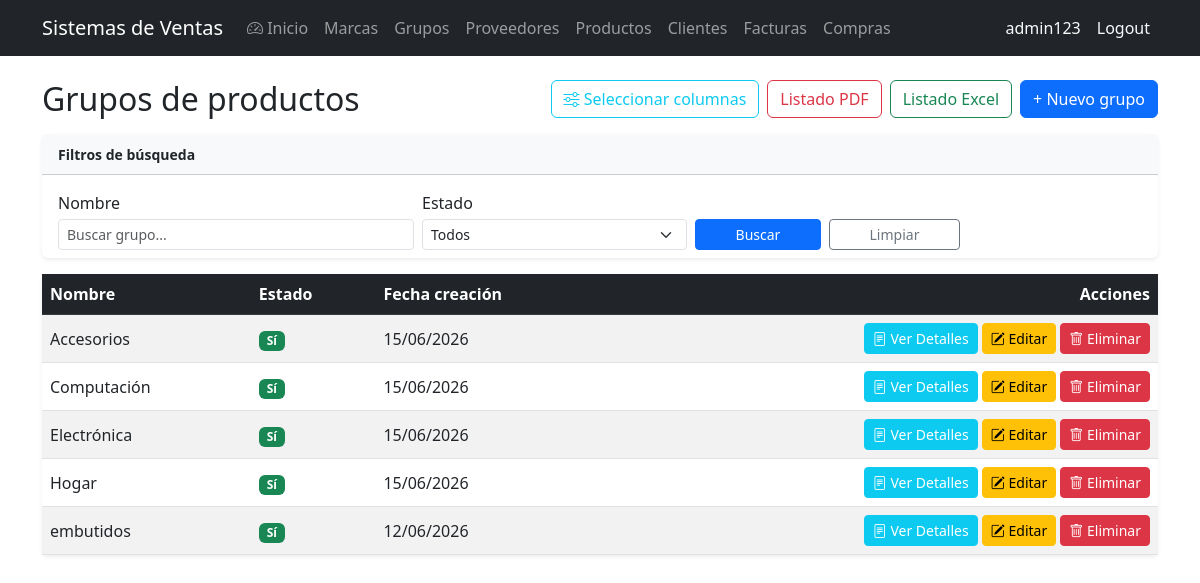
Screenshot of /groups/ (signed in) with the database file from the repository.
### billing/models.py (models this page shows, shortened)
class ProductGroup(models.Model):
    name = models.CharField(max_length=100, unique=True, verbose_name='Nombre de grupo')
    is_active = models.BooleanField(default=True, verbose_name='Activo')
    created_at = models.DateTimeField(auto_now_add=True)
    updated_at = models.DateTimeField(auto_now=True)
    class Meta:
        verbose_name = 'Grupo de producto'
        verbose_name_plural = 'Grupos de productos'
        ordering = ['name']

### billing/views.py (the view, shortened to what this page needs)
# urls.py: path('groups/', views.ProductGroupListView.as_view(), name='productgroup_list'),
class ProductGroupListView(ExportListMixin, LoginRequiredMixin, ListView):
    model = ProductGroup
    template_name = 'billing/product_group_list.html'
    context_object_name = 'items'
    paginate_by = 10
    export_title = 'Grupos de Productos'
    export_fields = [
        ('Nombre', 'name'),
        ('Estado', lambda o: 'Activo' if o.is_active else 'Inactivo'),
        ('Creación', lambda o: o.created_at.strftime('%d/%m/%Y')),
    ]
    def get(self, request, *args, **kwargs):
        fmt = request.GET.get('export')
        return super().get(request, *args, **kwargs)
    def get_queryset(self):
        qs = ProductGroup.objects.all()
        g = self.request.GET
        if name := g.get('name', '').strip():
            qs = qs.filter(name__icontains=name)
        if (is_active := g.get('is_active', '')) in ('0', '1'):
            qs = qs.filter(is_active=is_active == '1')
        return qs
    def get_visible_cols(self):
        visible_columns_list = self.request.session.get('productgroup_visible_columns', PRODUCTGROUP_DEFAULT_VISIBLE_COLUMNS)
        is_valid, visible_columns_list = validate_productgroup_visible_columns(visible_columns_list)
        return visible_columns_list
    def get_context_data(self, **kwargs):
        ctx = super().get_context_data(**kwargs)
        params = self.request.GET.copy()
        params.pop('page', None)
        ctx['search_params'] = params.urlencode()
        visible_columns = self.get_visible_cols()
        ctx['visible_columns'] = get_productgroup_visible_columns(visible_columns)
        ctx['all_columns'] = get_all_productgroup_columns()
        ctx['visible_columns_list'] = visible_columns
        return ctx

### billing/productgroup_column_config.py (called while the page is built)
def get_productgroup_visible_columns(visible_list=None):
    if visible_list is None:
        visible_list = PRODUCTGROUP_DEFAULT_VISIBLE_COLUMNS
    result = {}
    for col in visible_list:
        if col in PRODUCTGROUP_COLUMNS:
            result[col] = PRODUCTGROUP_COLUMNS[col]
    if not result and 'name' in PRODUCTGROUP_COLUMNS:
        result['name'] = PRODUCTGROUP_COLUMNS['name']
    return result

def get_all_productgroup_columns():
    return PRODUCTGROUP_COLUMNS

def validate_productgroup_visible_columns(visible_list):
    if not visible_list:
        return True, PRODUCTGROUP_DEFAULT_VISIBLE_COLUMNS
    valid_columns = [col for col in visible_list if col in PRODUCTGROUP_COLUMNS]
    if not valid_columns:
        valid_columns = PRODUCTGROUP_DEFAULT_VISIBLE_COLUMNS
    return True, valid_columns

### shared/export_mixins.py (called while the page is built)
    def get(self, request, *args, **kwargs):
        fmt = request.GET.get('export')
        if fmt == 'excel':
            return self.export_excel()
        if fmt == 'pdf':
            return self.export_pdf()
        return super().get(request, *args, **kwargs)

### billing/templates/billing/product_group_list.html (shortened to what this page needs)
{% extends 'billing/base.html' %}
{% block content %}
<div class="d-flex justify-content-between align-items-center mb-3">
  <h2 class="mb-0">Grupos de productos</h2>
  <div class="d-flex gap-2">
    <button type="button" class="btn btn-outline-info" data-bs-toggle="modal" data-bs-target="#columnSelectModal">
      <i class="bi bi-sliders"></i> Seleccionar columnas
    </button>
    <a href="?{{ search_params }}{% if search_params %}&{% endif %}export=pdf" class="btn btn-outline-danger">Listado PDF</a>
    <a href="?{{ search_params }}{% if search_params %}&{% endif %}export=excel" class="btn btn-outline-success">Listado Excel</a>
    <a href="{% url 'billing:productgroup_create' %}" class="btn btn-primary">+ Nuevo grupo</a>
  </div>
</div>
<div class="card shadow-sm border-0 mb-3">
  <div class="card-header bg-light py-2"><strong class="small">Filtros de búsqueda</strong></div>
  <div class="card-body pb-2">
    <form method="get" class="row g-2 align-items-end">
      <div class="col-md-4">
        <label class="form-label form-label-sm mb-1">Nombre</label>
        <input type="text" name="name" class="form-control form-control-sm" value="{{ request.GET.name }}" placeholder="Buscar grupo...">
      </div>
      <div class="col-md-3">
        <label class="form-label form-label-sm mb-1">Estado</label>
        <select name="is_active" class="form-select form-select-sm">
          <option value="">Todos</option>
        </select>
      </div>
      <div class="col-md-3 d-flex gap-2">
        <button type="submit" class="btn btn-sm btn-primary flex-fill">Buscar</button>
        <a href="{% url 'billing:productgroup_list' %}" class="btn btn-sm btn-outline-secondary flex-fill">Limpiar</a>
      </div>
    </form>
  </div>
</div>
<div class="card shadow-sm border-0">
  <div class="card-body p-0">
    <div class="table-responsive">
      <table class="table table-striped table-hover align-middle mb-0">
        <thead class="table-dark">
          <tr>
            {% for col_key, col_config in visible_columns.items %}
            <th data-column="{{ col_key }}">{{ col_config.label }}</th>
            {% endfor %}
            <th class="text-end">Acciones</th>
          </tr>
        </thead>
        <tbody>
          {% for item in items %}
          <tr>
            {% for col_key in visible_columns_list %}
              {% if col_key == 'name' %}
              <td>{{ item.name }}</td>
              {% elif col_key == 'product_count' %}
              <td><span class="badge bg-info">{{ item.products.count }}</span></td>
              {% elif col_key == 'is_active' %}
              <td>{% if item.is_active %}<span class="badge bg-success">Sí</span>{% else %}<span class="badge bg-secondary">No</span>{% endif %}</td>
              {% elif col_key == 'created_at' %}
              <td>{{ item.created_at|date:"d/m/Y" }}</td>
              {% elif col_key == 'updated_at' %}
              <td><small>{{ item.updated_at|date:"d/m/Y H:i" }}</small></td>
              {% endif %}
            {% endfor %}
            <td class="text-end text-nowrap">
              <a href="{% url 'billing:productgroup_detail' item.pk %}" class="btn btn-sm btn-info text-white"><i class="bi bi-file-text"></i> Ver Detalles</a>
              <a href="{% url 'billing:productgroup_update' item.pk %}" class="btn btn-sm btn-warning"><i class="bi bi-pencil-square"></i> Editar</a>
              <a href="{% url 'billing:productgroup_delete' item.pk %}" class="btn btn-sm btn-danger"><i class="bi bi-trash"></i> Eliminar</a>
            </td>
          </tr>
          {% empty %}
          <tr><td colspan="99" class="text-center text-muted py-4">No hay registros.</td></tr>
          {% endfor %}
        </tbody>
      </table>
    </div>
  </div>
</div>
{% endblock %}

### billing/templates/billing/base.html (shortened to what this page needs)
<!DOCTYPE html>
<html lang="es">
<head>
  <link href="https://cdn.jsdelivr.net/npm/bootstrap@5.3.0/dist/css/bootstrap.min.css" rel="stylesheet">
  <link href="https://cdn.jsdelivr.net/npm/bootstrap-icons@1.11.3/font/bootstrap-icons.css" rel="stylesheet">
</head>
<body>
<nav class="navbar navbar-expand-lg navbar-dark bg-dark">
  <div class="container">
    <a class="navbar-brand" href="{% url 'billing:home' %}">Sistemas de Ventas</a>
    <div class="collapse navbar-collapse" id="nav">
      <ul class="navbar-nav me-auto">
        {% if user.is_authenticated %}
        <li class="nav-item"><a class="nav-link" href="{% url 'billing:home' %}"><i class="bi bi-speedometer2"></i> Inicio</a></li>
        <li class="nav-item"><a class="nav-link" href="{% url 'billing:brand_list' %}">Marcas</a></li>
        <li class="nav-item"><a class="nav-link" href="{% url 'billing:productgroup_list' %}">Grupos</a></li>
        <li class="nav-item"><a class="nav-link" href="{% url 'billing:supplier_list' %}">Proveedores</a></li>
        <li class="nav-item"><a class="nav-link" href="{% url 'billing:product_list' %}">Productos</a></li>
        <li class="nav-item"><a class="nav-link" href="{% url 'billing:customer_list' %}">Clientes</a></li>
        <li class="nav-item"><a class="nav-link" href="{% url 'billing:invoice_list' %}">Facturas</a></li>
        <li class="nav-item"><a class="nav-link" href="{% url 'purchasing:purchase_list' %}">Compras</a></li>
        {% endif %}
      </ul>
      <ul class="navbar-nav">
        {% if user.is_authenticated %}
        <li class="nav-item"><span class="nav-link text-light">{{ user.username }}</span></li>
        <li class="nav-item">
          <form method="post" action="{% url 'logout' %}" class="d-inline">
            <button type="submit" class="nav-link btn btn-link text-light" style="text-decoration:none;">Logout</button>
          </form>
        </li>
        {% else %}
        <li class="nav-item"><a class="nav-link" href="{% url 'login' %}">Login</a></li>
        <li class="nav-item"><a class="nav-link" href="{% url 'billing:signup' %}">Registarse</a></li>
        {% endif %}
      </ul>
    </div>
  </div>
</nav>
<div class="container mt-4">
  {% block content %}
  {% endblock %}
</div>
</body>
</html>

### rows the page displays
ProductGroup: name "Accesorios", is_active "Sí", created_at "15/06/2026"
ProductGroup: name "Computación", is_active "Sí", created_at "15/06/2026"
ProductGroup: name "Electrónica", is_active "Sí", created_at "15/06/2026"
ProductGroup: name "Hogar", is_active "Sí", created_at "15/06/2026"
ProductGroup: name "embutidos", is_active "Sí", created_at "12/06/2026"

### other values shown
{{ user.username }} "admin123"
{{ col_config.label }} "Nombre" "Estado" "Fecha creación"
